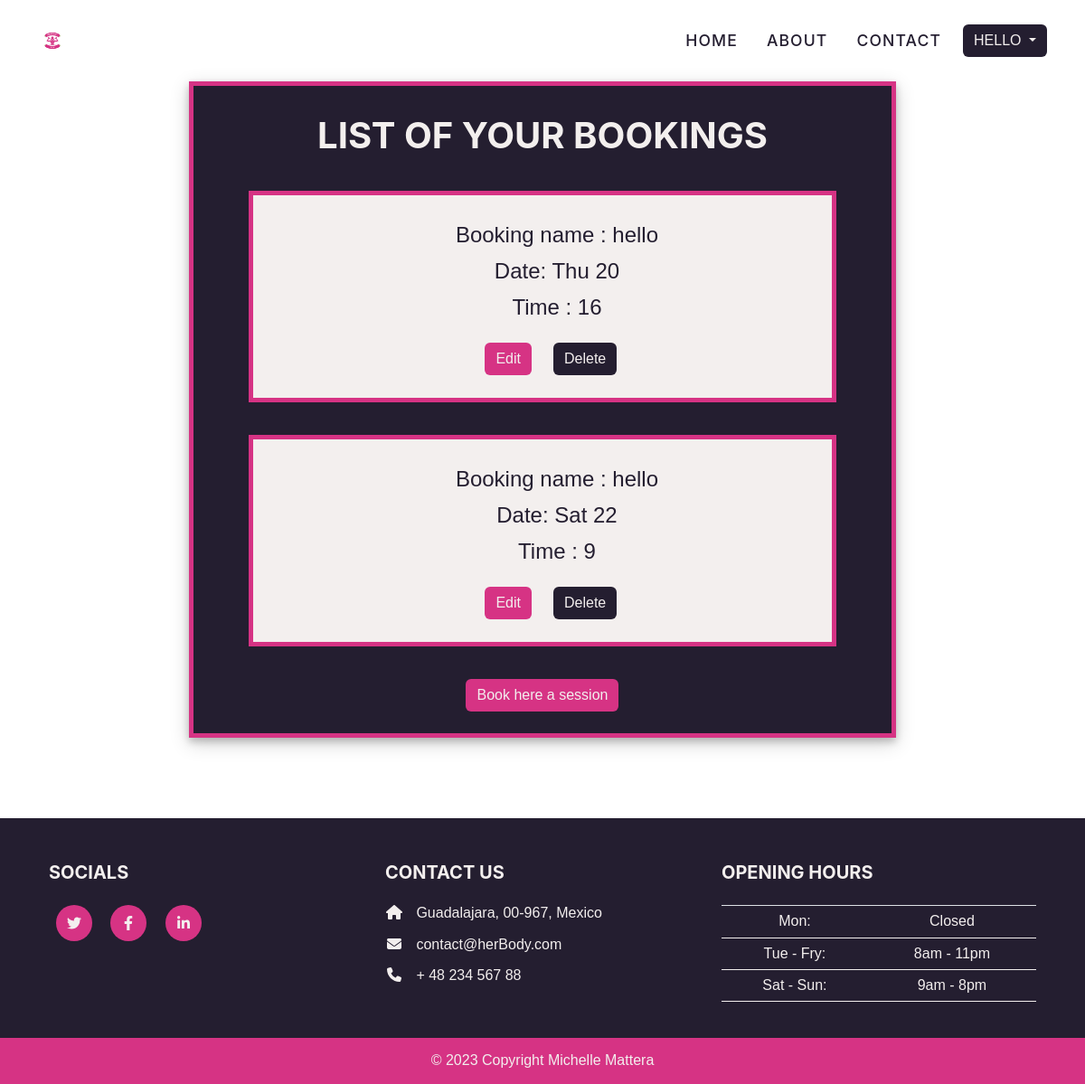
The app's page /booking/my_bookings/ (signed in), older data.
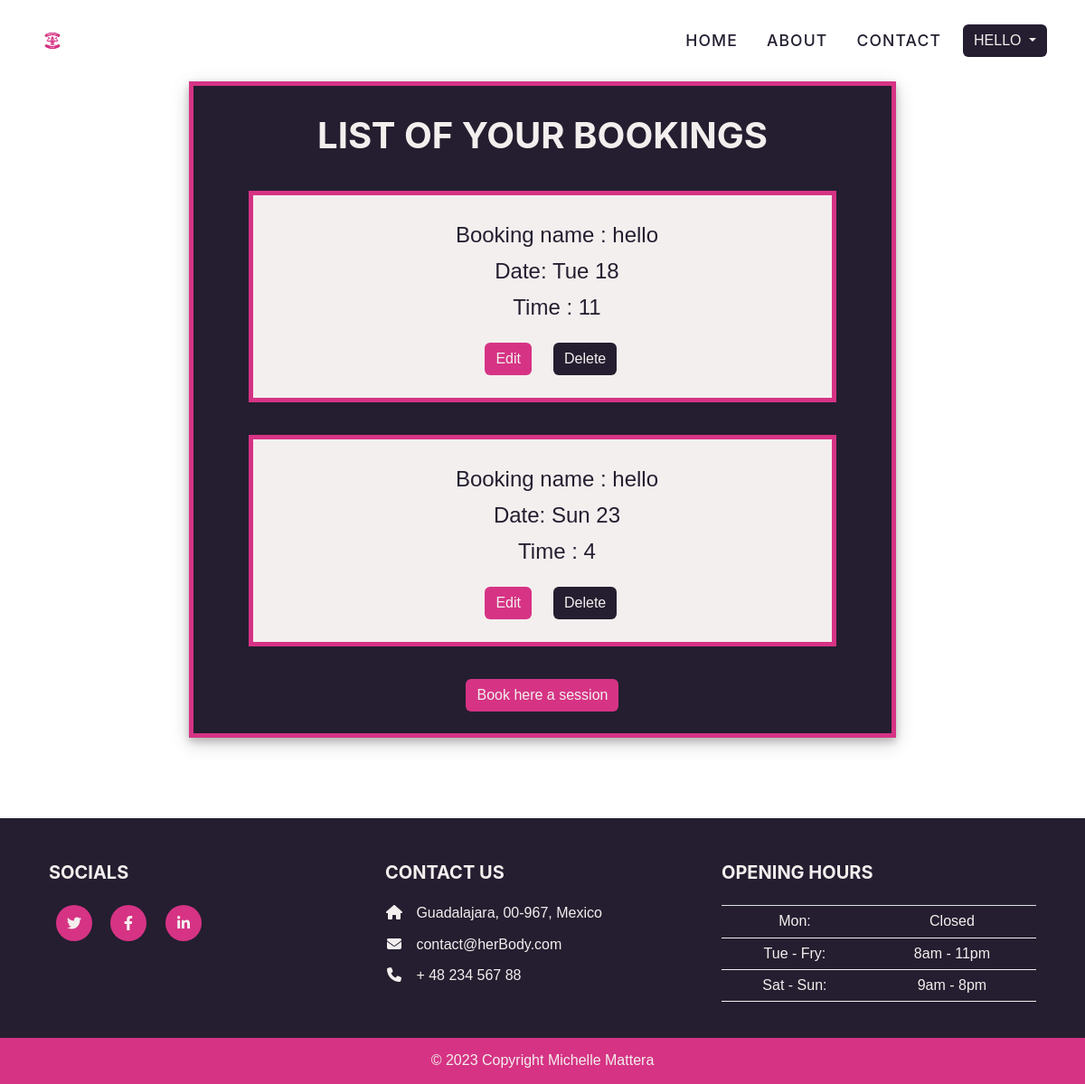
The same page, newer data.
### booking/models.py (models this page shows, shortened)
class Booking(models.Model):
    date = models.DateField(default=datetime.date.today)
    user = models.ForeignKey(
        User, on_delete=models.CASCADE, related_name="hiuser", default=User)
    time = models.IntegerField(choices=TIME_CHOISES, blank=False, default=9)
    class Meta:
        ordering = ['date', 'time']
        unique_together = ("date", "time")

### booking/views.py (the view)
# urls.py: path('my_bookings/', booking_list.as_view(), name='my_bookings'),
class booking_list(generic.ListView):
    model = Booking
    template_name = 'booking/my_bookings.html'
    def get_queryset(self):
        today = date.today()
        start_of_week = get_week_start_date(today)
        end_of_week = get_week_end_date(today)
        queryset = self.model.objects.filter(user=self.request.user, date__range=[start_of_week, end_of_week])
        new_date = self.request.session.get('new_date')
        new_time = self.request.session.get('new_time')
        if new_date and new_time:
            new_booking = Booking(date=new_date, time=new_time, user=self.request.user)
        self.request.session.pop('new_date', None)
        self.request.session.pop('new_time', None)
        return queryset

### booking/views.py (called while the page is built)
def get_week_start_date(today):
    current_weekday = today.weekday()
    days_to_tuesday = (current_weekday - 1) % 7
    start_of_week = today - timedelta(days=days_to_tuesday)
    return start_of_week

def get_week_end_date(today):
    current_weekday = today.weekday()
    days_to_sunday = (6 - current_weekday) % 7
    end_of_week = today + timedelta(days=days_to_sunday)
    return end_of_week

### templates/booking/booking_list.html (shortened to what this page needs)
{% extends "base.html" %}
{% block content %}
<div class="container">
    <div class="booking-confirmation text-center">
        <h1 class="text-uppercase text-center booking-title">List of your bookings</h1>
        {% for booking in booking_list %}
        <div class="container-booking-card">
            <ul>
                <li class="booking-li">Booking name : {{ booking.user }}</li>
                <li class="booking-li">Date: {{ booking.date|date:"D d" }}</li>
                <li class="booking-li">Time : {{ booking.time }}</li>
            </ul>
            <div class="row">
                <div class="col booking-li right">
                    <a href="{% url 'edit_booking' booking_id=booking.id %}">
                        <button class="btn btn-primary text-center">Edit</button>
                    </a>
                </div>
                <div class="col booking-li left">
                    <a href="{% url 'delete_booking' booking.id %}">
                        <button class="btn btn-secondary text-center">Delete</button>
                    </a>
                </div>
            </div>
        </div>
        {% endfor %}
        <td>
            <a href="{% url 'booking_form'%}">
                <button class="btn btn-primary text-center">Book here a session</button>
            </a>
        </td>
    </div>
</div>
{% endblock %}

Row changes from the older to the newer data that the page shows:
removed Booking: user "hello", date "Thu 20", time "16"
changed Booking: date "Sat 22" → "Tue 18"; time "9" → "11"
added Booking: user "hello", date "Sun 23", time "4"
